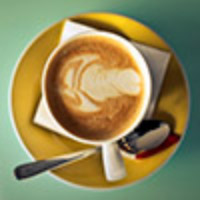
#> input picture Test Image/Coffee.jpg, 200 x 200 px, found by its file name
$ python svd.py
#> lines starting #> are read from the running program, lines starting #| are printed output that depends on the picture
#> further down, image is the input picture: PIL image 200x200 RGB; mean R, G, B 145.4, 136.8, 90.2
#> (printed output is left out)
import math
import numpy as np
from PIL import Image
import timeit
import cv2

# Timer Start
start = timeit.default_timer()

import math
import numpy as np
from PIL import Image
import timeit
import cv2

def svd(A, k):
#> called with k = 99
    A_T = np.transpose(A)
    A_A_T = np.dot(A, A_T)
    A_T_A = np.dot(A_T, A)
    m, n = A.shape
#> m = 200; n = 200
    new_m = int(k/100*m)
#> new_m = 198
    new_n = int(k/100*n)
#> new_n = 198
    # Matriks U
    e_val1, e_vec1 = np.linalg.eigh(A_A_T)
#> e_val1 = 200 values from 1.42e-05 to 924773845.1
    e_val1 = np.flip(e_val1, axis=0)
#> e_val1 = 200 values, max 924773845.1 at index 0, min 1.42e-05 at index 199, mean 4948781.6
    e_vec1 = np.flip(e_vec1, axis=0)
    U = np.zeros((m,new_m))
    for i in range(m):
        for j in range(new_m):
            U[i][j] = e_vec1[i][j]
    # Matriks V dan Sigma
    e_val2, e_vec2 = np.linalg.eigh(A_T_A)
#> e_val2 = 200 values from 1.42e-05 to 924773845.1
    e_val2 = np.flip(e_val2, axis=0)
#> e_val2 has the same summary as e_val1
    e_vec2 = np.flip(e_vec2, axis=0)
    """
    V = np.zeros((n,n))
    for i in range(n):
        for j in range(n):
            V[i][j] = e_vec2[i][j]
    V_T = np.transpose(V)
    """
    k = min(new_m,new_n)
#> k = 198
    S = np.zeros((new_m,new_n))
    for i in range(k):
        S[i][i] = math.sqrt(e_val2[i])
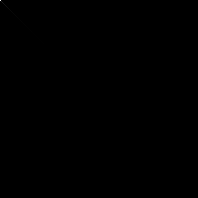
#> S: shape (198, 198) float64; min 0, max 30410.1, mean 1.7; drawn with min black and max white
    e_vec1_i = np.linalg.inv(e_vec1)
    U_i = np.zeros((new_m,m))
    for i in range(new_m):
        for j in range(m):
            U_i[i][j] = e_vec1_i[i][j]
    S_i = np.zeros((new_n,new_m))
    for i in range(k):
        S_i[i][i] = 1/math.sqrt(e_val2[i])
    V_T = np.dot(U_i,A)
    V_T = np.dot(S_i,V_T)
    print(U.shape)
#| (200, 198)
    print(S.shape)
#| (198, 198)
    print(V_T.shape)
#| (198, 200)
    return U, S, V_T


image = Image.open(r"Test Image\Coffee.jpg")
Arr = np.asarray(image).astype(float)
print(Arr)

Arr_b, Arr_g, Arr_r = cv2.split(Arr)

k = 99

Ub, Sb, V_Tb = svd(Arr_b, k)
Ug, Sg, V_Tg = svd(Arr_g, k)
#> call 2 of svd, with k = 99
#> in svd (call 2), `e_val1, e_vec1 = np.linalg.eigh(A_A_T)`: e_val1 = 200 values from 5.65e-05 to 788788721.7
#> in svd (call 2), `e_val1 = np.flip(e_val1, axis=0)`: e_val1 = 200 values, max 788788721.7 at index 0, min 5.65e-05 at index 199, mean 4304641.3
#> in svd (call 2), `e_val2, e_vec2 = np.linalg.eigh(A_T_A)`:
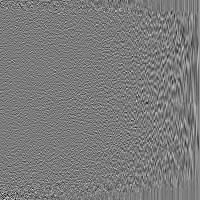
#> e_vec2: shape (200, 200) float64; min -0.384, max 0.409, mean 0.000476; drawn with min black and max white
#> in svd (call 2), `e_val2, e_vec2 = np.linalg.eigh(A_T_A)`: e_val2 = 200 values from 5.65e-05 to 788788721.7
#> in svd (call 2), `e_val2 = np.flip(e_val2, axis=0)`: e_val2 = 200 values, max 788788721.7 at index 0, min 5.65e-05 at index 199, mean 4304641.2
#| (200, 198)
#| (198, 198)
#| (198, 200)
Ur, Sr, V_Tr = svd(Arr_r, k)
#> call 3 of svd, with k = 99
#> in svd (call 3), `e_val1, e_vec1 = np.linalg.eigh(A_A_T)`:
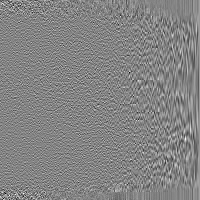
#> e_vec1: shape (200, 200) float64; min -0.417, max 0.388, mean 0.000341; drawn with min black and max white
#> in svd (call 3), `e_val1, e_vec1 = np.linalg.eigh(A_A_T)`: e_val1 = 200 values from 2.2e-05 to 355773133.2
#> in svd (call 3), `e_val1 = np.flip(e_val1, axis=0)`: e_val1 = 200 values, max 355773133.2 at index 0, min 2.2e-05 at index 199, mean 2316952.3
#> after the loop in svd (call 3), `for i in range(m):`:
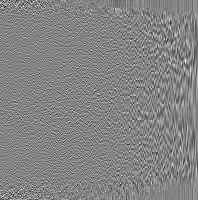
#> U: shape (200, 198) float64; min -0.417, max 0.388, mean -1.16e-05; drawn with min black and max white
#> in svd (call 3), `e_val2, e_vec2 = np.linalg.eigh(A_T_A)`:
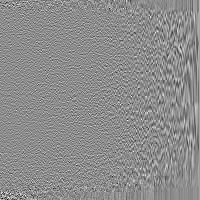
#> e_vec2: shape (200, 200) float64; min -0.432, max 0.349, mean 0.000342; drawn with min black and max white
#> in svd (call 3), `e_val2, e_vec2 = np.linalg.eigh(A_T_A)`: e_val2 = 200 values from 2.2e-05 to 355773133.2
#> in svd (call 3), `e_val2 = np.flip(e_val2, axis=0)`: e_val2 has the same summary as e_val1
#> after the loop in svd (call 3), `for i in range(new_m):`:
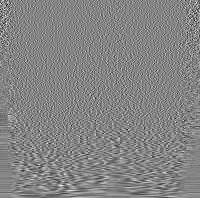
#> U_i: shape (198, 200) float64; min -0.417, max 0.388, mean -1.16e-05; drawn with min black and max white
#> in svd (call 3), `V_T = np.dot(S_i,V_T)`:
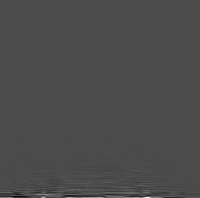
#> V_T: shape (198, 200) float64; min -1770.2, max 4232, mean 2.9; drawn with min black and max white
#| (200, 198)
#| (198, 198)
#| (198, 200)

new_matrix1 = np.dot(Ub,Sb)
new_matrix1 = np.dot(new_matrix1,V_Tb)
new_matrix2 = np.dot(Ug,Sg)
new_matrix2 = np.dot(new_matrix2,V_Tg)
new_matrix3 = np.dot(Ur,Sr)
new_matrix3 = np.dot(new_matrix3,V_Tr)

new_matrix = cv2.merge([new_matrix1, new_matrix2, new_matrix3])
print(new_matrix)
#> (printed output is left out)

img = Image.fromarray(new_matrix.astype(np.uint8), 'RGB')
img.save('Test Image/Test.jpg')
img.show()

# Timer Stop
stop = timeit.default_timer()
print('Time: ', stop - start)
